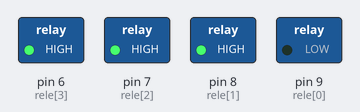
The sketch below on a simulated Arduino Uno, built with avr-gcc and run on an emulated ATmega328P. Shown: switched loads named in the sketch (green lamp = pin HIGH).

Above: at 1.0 s.
At 3.0 s:
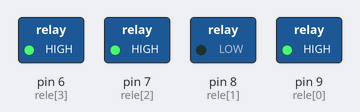
At 5.0 s:
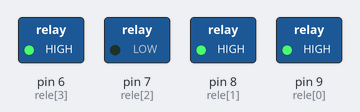
At 7.0 s:
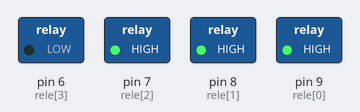
Timing chart, 0 to 10.4 s (numbered marks = the images above):
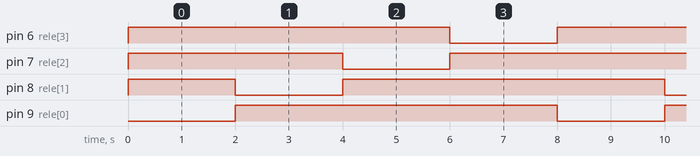

The sketch:

valulvas_rele_hub_v1.0.ino
```cpp
//  Valvulas_Rele_HUB
//  HUB_TUNQUEN_HILL
//  CONTROL DE RELES PARA SIMULACION DE VALVULAS
//  23-03-2023

const int rele[4] = {9, 8, 7, 6};
const int highState = HIGH;
const int lowState = LOW;

void setup() {
  Serial.begin(9600);

  for (int i = 0; i < 4; i++) {
    pinMode(rele[i], OUTPUT);
  }

  digitalWrite(rele[0], highState);
  digitalWrite(rele[1], highState);
  digitalWrite(rele[2], highState);
  digitalWrite(rele[3], highState);
}

void loop() {
  digitalWrite(rele[0], lowState);
  digitalWrite(rele[1], highState);
  digitalWrite(rele[2], highState);
  digitalWrite(rele[3], highState);
  //  Serial.println("Rele1 && Rele3 ON!");
  //  Serial.println("Rele2 && Rele4 OFF!");
  delay(2000);

  digitalWrite(rele[0], highState);
  digitalWrite(rele[1], lowState);
  digitalWrite(rele[2], highState);
  digitalWrite(rele[3], highState);
  //  Serial.println("Rele1 && Rele3 OFF!");
  //  Serial.println("Rele2 && Rele4 ON!");
  delay(2000);

  digitalWrite(rele[0], highState);
  digitalWrite(rele[1], highState);
  digitalWrite(rele[2], lowState);
  digitalWrite(rele[3], highState);
  //  Serial.println("Rele1 && Rele3 ON!");
  //  Serial.println("Rele2 && Rele4 ON!");
  delay(2000);

  digitalWrite(rele[0], highState);
  digitalWrite(rele[1], highState);
  digitalWrite(rele[2], highState);
  digitalWrite(rele[3], lowState);
  //  Serial.println("Rele1 && Rele3 ON!");
  //  Serial.println("Rele2 && Rele4 ON!");
  delay(2000);


}
```

Measured:
- by itself, pin 6 (rele[3]), pin 7 (rele[2]), pin 8 (rele[1]), pin 9 (rele[0]): alternates HIGH for 6.0 s and LOW for 2.0 s
- by itself, everything shown: repeats every 8.0 s, in 4 steps
